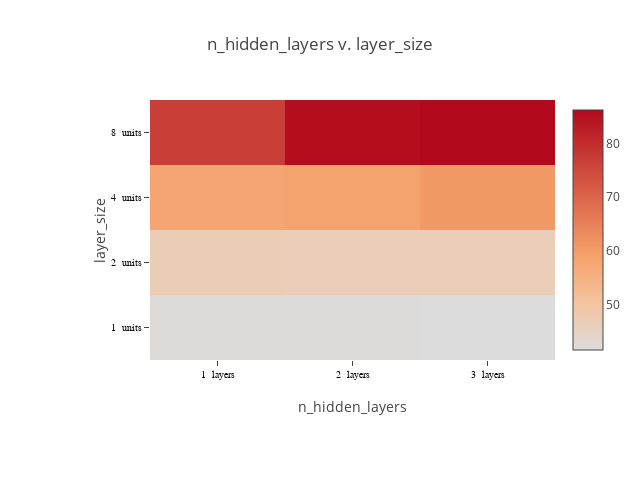

This figure's notebook cell:
### Code cell
def plot_matrix(lossframe, x_labels, y_labels, x_suffix="", y_suffix=""):

    pivot = lossframe.pivot_table(index=[y_labels], columns=[x_labels], values=['MSE'])
#    print(pivot)
    # specify labels as strings, to force plotly to use a discrete axis
#    print(pivot.columns.levels[1]).values
#    print(lossframe[x_labels].dtype)
    
    if lossframe[x_labels].dtype == np.float64 or lossframe[x_labels].dtype == np.float32:
        xaxis = ["%f %s" % (i, x_suffix) for i in pivot.columns.levels[1].values]
    else:
        xaxis = ["%d %s" % (i, x_suffix) for i in pivot.columns.levels[1].values]
    if lossframe[y_labels].dtype == np.float64 or lossframe[y_labels].dtype == np.float32:
        yaxis = ["%f %s" % (i, y_suffix) for i in pivot.index.values]
    else:
        yaxis = ["%d %s" % (i, y_suffix) for i in pivot.index.values]
        
#    print(xaxis, yaxis)
    """plot a heat map of a matrix"""
    chart_width=640
    chart_height=480
    
    layout = Layout(
        title="%s v. %s" % (x_labels, y_labels),
        height=chart_height,
        width=chart_width,     
        margin=dict(
            l=150,
            r=30,
            b=120,
            t=100,
        ),
        xaxis=dict(
            title=x_labels,
            tickfont=dict(
                family='Arial, sans-serif',
                size=10,
                color='black'
            ),
        ),
        yaxis=dict(
            title=y_labels,
            tickfont=dict(
                family='Arial, sans-serif',
                size=10,
                color='black'
            ),
        ),
    )
    
    data = [Heatmap(z=pivot.values,
                    x=xaxis,
                    y=yaxis,
                    colorscale=[[0, 'rgb(0,0,255)', [1, 'rgb(255,0,0)']]],
                   )
           ]

    fig = Figure(data=data, layout=layout)
    return iplot(fig, link_text="")

plot_matrix(lossframe, "n_hidden_layers", "layer_size", x_suffix=" layers", y_suffix=" units")

### Figure 1 — Plotly figure (JSON) as saved in the notebook; plotly's stock layout.template omitted (floating-point values rounded to 4 significant figures)
{"data": [{"colorscale": [[0, "rgb(0,0,255)", [1, "rgb(255,0,0)"]]], "type": "heatmap", "x": ["1  layers", "2  layers", "3  layers"], "y": ["1  units", "2  units", "4  units", "8  units"], "z": [[42.34, 41.88, 41.61], [47.03, 46.61, 46.6], [58.06, 58.56, 60.58], [76.97, 85.52, 86.21]]}], "layout": {"height": 480, "margin": {"b": 120, "l": 150, "r": 30, "t": 100}, "title": "n_hidden_layers v. layer_size", "width": 640, "xaxis": {"tickfont": {"color": "black", "family": "Arial, sans-serif", "size": 10}, "title": "n_hidden_layers"}, "yaxis": {"tickfont": {"color": "black", "family": "Arial, sans-serif", "size": 10}, "title": "layer_size"}}}
